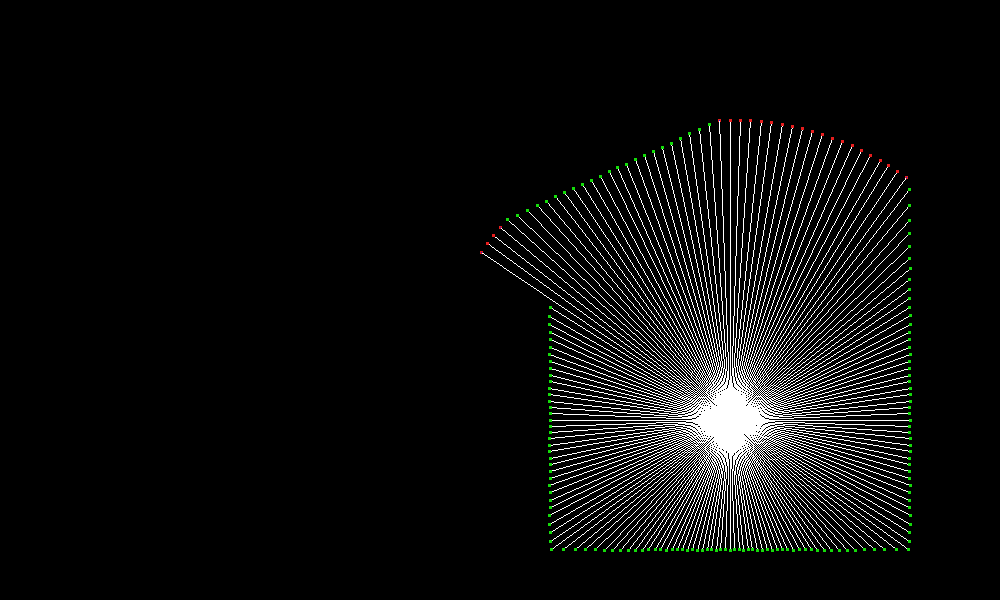
#> input picture beyaz_resim.png, 1000 x 600 px
$ python slam.py
#> lines starting #> are read from the running program, lines starting #| are printed output that depends on the picture
from PIL import Image, ImageDraw

image_path = "beyaz_resim.png"
image = Image.open(image_path)
#> image is the input picture: PIL image 1000x600 RGB; mean R, G, B 13.5, 13.9, 13.4

width, height = 600, 600
red = (230, 30, 30)

image = Image.new("RGB", (width, height), "black")
#> image: PIL image 600x600 RGB; every value is 0

image.putpixel((20, 25), red)

# İki noktanın koordinatları
start_point = (10, 20)  # İlk nokta (örnek olarak)
end_point = (500, 550)    # İkinci nokta (örnek olarak)

# Çizgi rengi
line_color = (255, 0, 0)  # Kırmızı (R: 255, G: 0, B: 0)

# Çizgiyi resimde çizme
draw = ImageDraw.Draw(image)
draw.line([start_point, end_point], fill=line_color, width=2)

# Çizginin geçtiği pikselleri ve noktaları renklendirme


image.putpixel(start_point, (255, 0, 0))  # İlk noktayı kırmızı yap
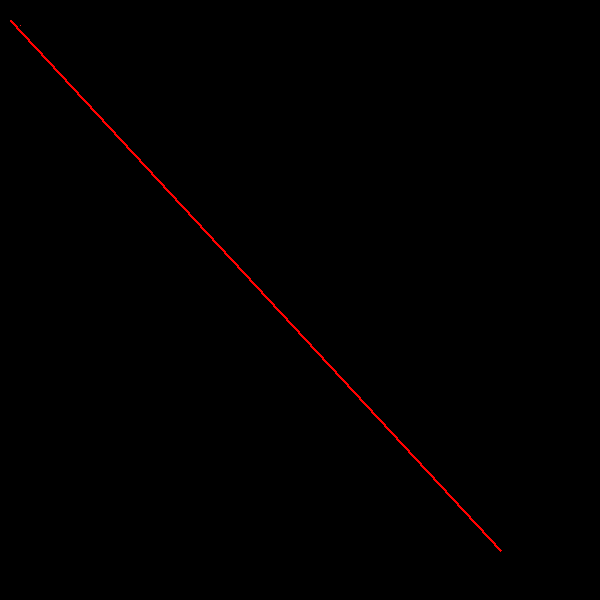
#> image: PIL image 600x600 RGB; mean R, G, B 1.1, 0, 0
image.putpixel(end_point, (255, 0, 0))    # İkinci noktayı kırmızı yap

# Değiştirilmiş resmi görüntüleme veya kaydetme
image.show()

image.save("resim.png")
